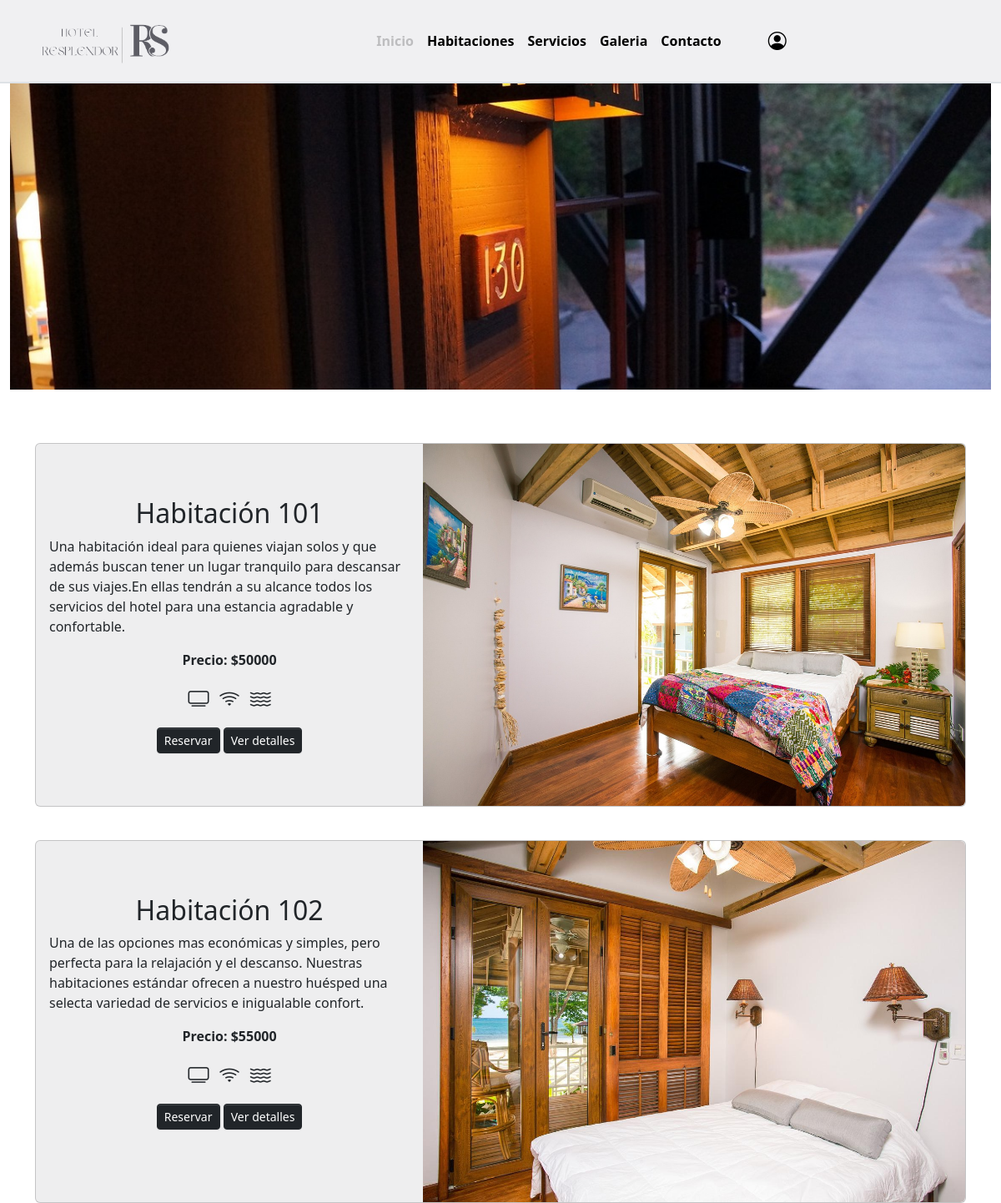
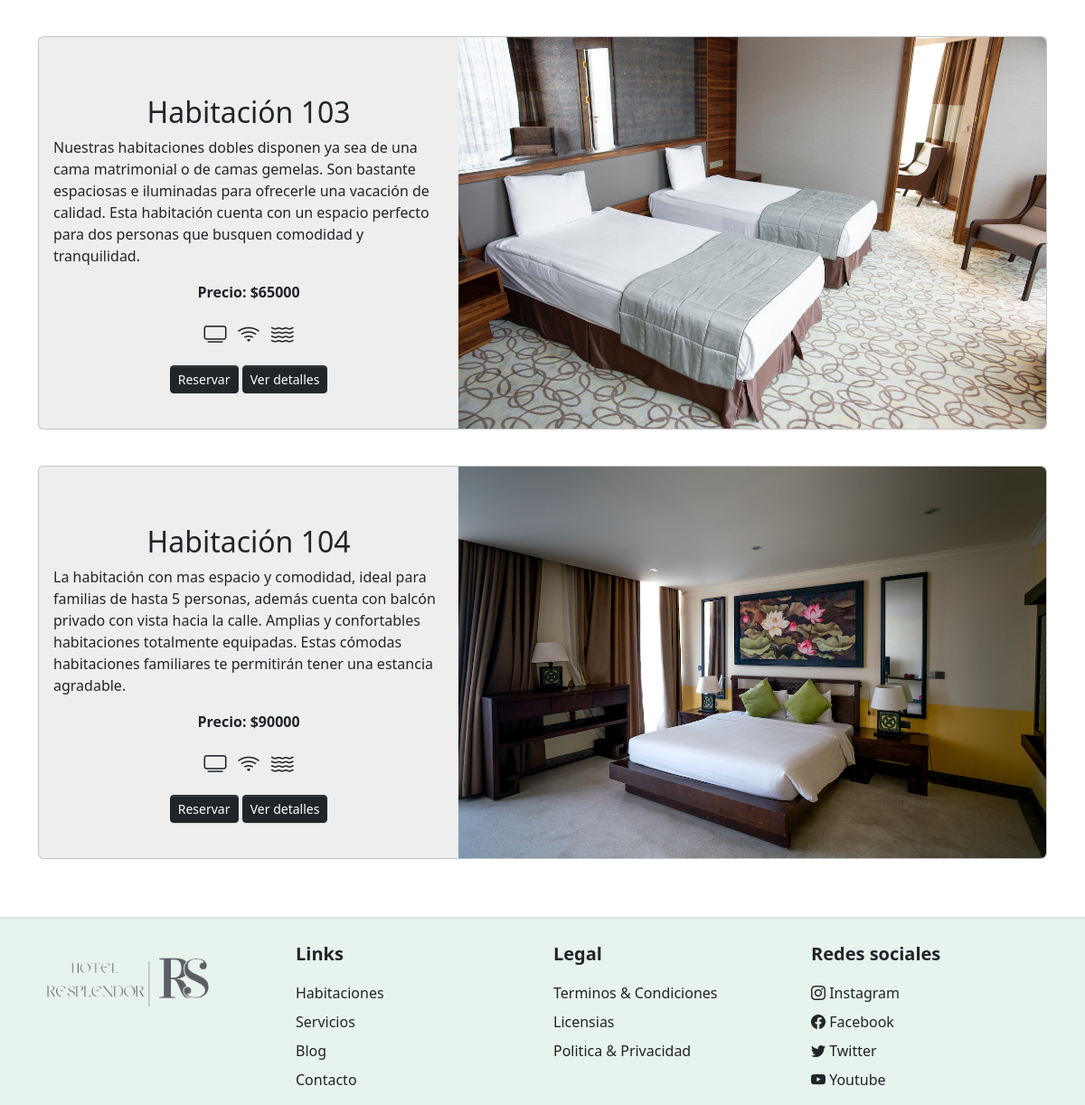
Page /vistas/habitaciones.php on the earlier database version (2 pictures, top to bottom).
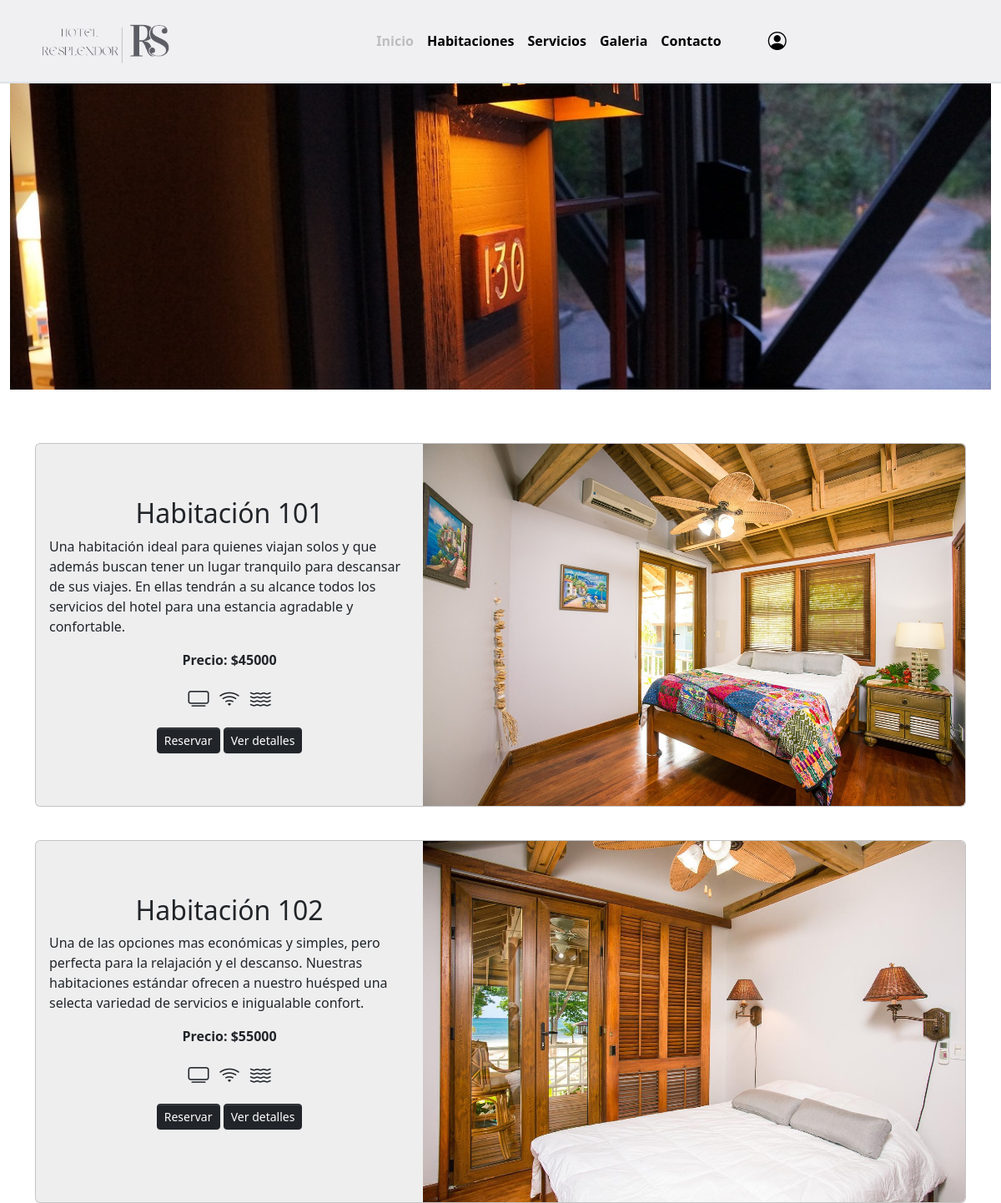
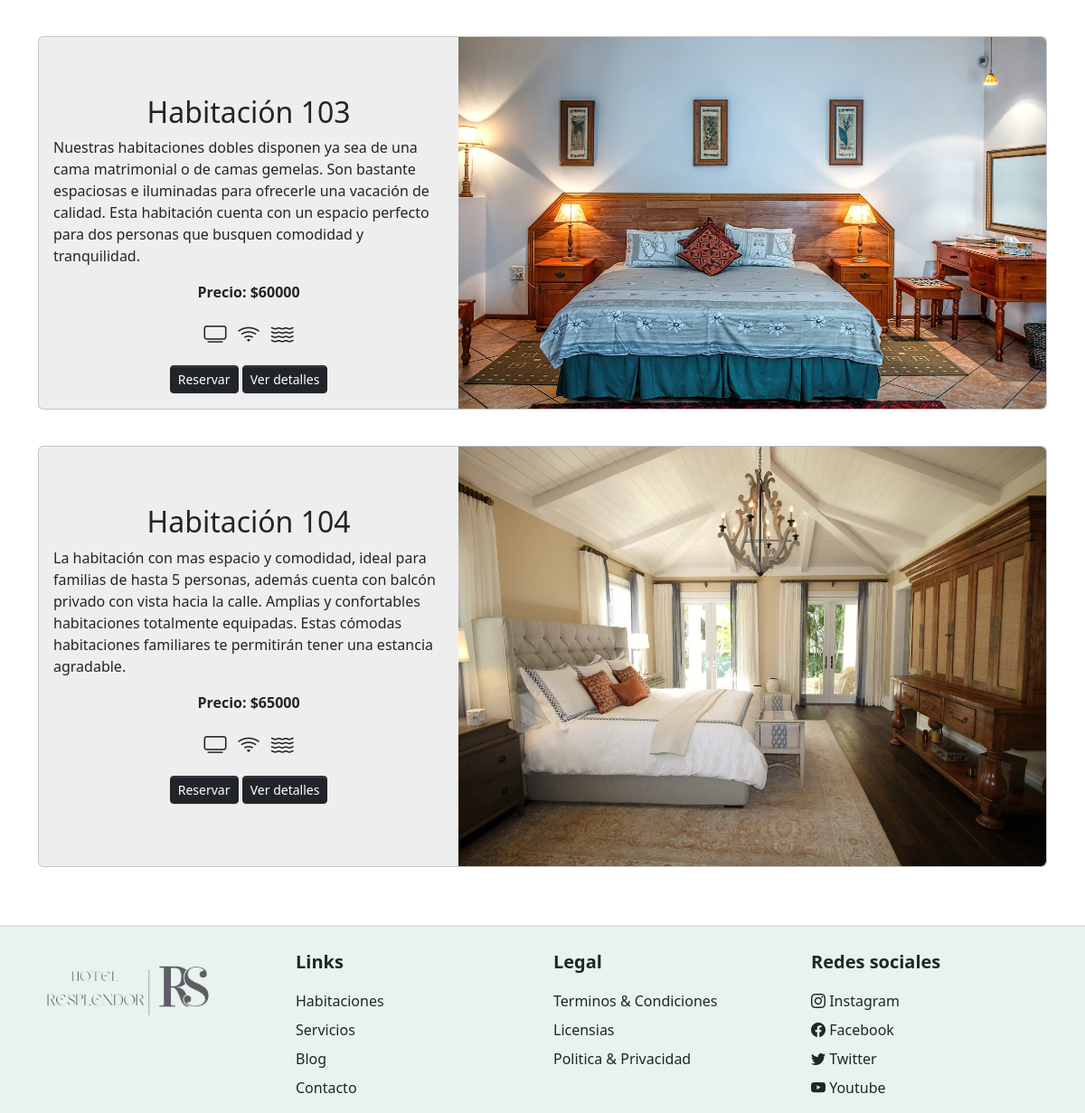
Same page on the later database version (2 pictures, top to bottom).
### tables this page shows
CREATE TABLE `habitacion` (
  `id_habitacion` int(6) NOT NULL,
  `id_tipo_habitacion` int(11) NOT NULL,
  `id_estado` int(11) NOT NULL,
  `nombre_habitacion` varchar(25) NOT NULL,
  `descripcion_habitacion` text NOT NULL,
  `cantidad_personas` varchar(25) NOT NULL,
  `precio_habitacion` int(11) NOT NULL,
  `imagen_habitacion` text NOT NULL
);

### vistas/habitaciones.php (the view, shortened to what this page needs)
<!DOCTYPE html>
<html>
    <head>
        <link rel="stylesheet" href="../css/custom.css">
        <link rel="stylesheet" href="../libs/bootstrap-icons/bootstrap-icons.css">
    </head>
    <body>
        <?php
        include '../modules/menu.php';
        ?>
        <div class="container-fluid text-center">
            <img src="../img/h6-2.jpg" alt="Habitaciones" class="img-fluid w-100"  >
            <div class="carousel-caption d-none d-md-block" id="carousel4">
                <h2 class="display-1 fw-semibold">Habitaciones</h2>
            </div>
        </div>
        <div class="container mt-5 mb-5">
            <div class="row g-2">
                <?php
                    $conexion = new Conexion();
                    $con = $conexion->conectarDB();
                    $sql = "SELECT * FROM HABITACION";
                    $resultset = $con->query($sql);
                    if($resultset->num_rows>0){
                        while($fila = $resultset->fetch_assoc()){
                            echo "<div class='col-lg-12 col-sm-12'>
                                    <div class='card bg-secondary bg-opacity-25 my-3' style='max-width: 1240px;'>
                                        <div class='row g-0'>
                                            <div class='col-md-5 order-sm-last order-lg-first'>
                                                <div class='card-body text-center mt-5'>
                                                    <h2 class='card-title'>".$fila["nombre_habitacion"]."</h2>
                                                        <p class='card-text text-start'>".$fila["descripcion_habitacion"]."</p>
                                                        <p class='fw-bold'>Precio: $".$fila["precio_habitacion"]."</p>
                                                        <i class='bi-tv' style='font-size:25px'></i>
                                                        <i class='bi-wifi ms-2' style='font-size:25px'></i>
                                                        <i class='bi-water ms-2' style='font-size:25px;'></i>
                                                        <div class='mt-3'>
                                                            <a class='btn btn-sm btn-dark' href='http://localhost/hotel/habitaciones/reservacion.php?id=".$fila['id_habitacion']."'>Reservar</a>
                                                            <a class='btn btn-sm btn-dark' type='button' href='http://localhost/hotel/habitaciones/habitacion.php?id=".$fila['id_habitacion']."'>Ver detalles</a>
                                                        </div>
                                                </div>
                                            </div>
                                            <div class='col-md-7 '>
                                                <img src='".$fila["imagen_habitacion"]."' class='img-fluid rounded-end'>
                                            </div>
                                        </div>
                                    </div>
                                </div>";
                        }
                    }
                ?>
            </div>
        </div>
            <?php
            include '../modules/footer.php';
            ?>
    </body>
</html>

### modules/menu.php (shortened to what this page needs)
<!DOCTYPE html>
<html>
    <head>
        <link rel="stylesheet" href="../css/custom.css">
        <link rel="stylesheet" href="../libs/bootstrap-icons/bootstrap-icons.css">
    </head>
    <body>
        <nav class="navbar navbar-expand-lg navbar-light bg-light border-2 border-bottom sticky-top">
            <div class="container">
                <a href="http://localhost/hotel/index.php" class="navbar-brand">
                    <img src="http://localhost/hotel/img/Logo1.png" alt="Logo hotel" style="max-width:170px">
                </a>
                <div class="collapse navbar-collapse justify-content-center " id="navbar">
                    <ul class="navbar-nav me-5">
                        <li class="nav-item">
                            <a class="nav-link active fw-semibold"  href="http://localhost/hotel/index.php">Inicio</a>
                        </li>
                        <li class="nav-item">
                            <a class="nav-link fw-semibold" href="http://localhost/hotel/vistas/habitaciones.php">Habitaciones</a>
                        </li>
                        <li class="nav-item">
                            <a class="nav-link fw-semibold" href="http://localhost/hotel/vistas/servicios.php">Servicios</a>
                        </li>
                        <li class="nav-item">
                            <a class="nav-link fw-semibold" href="#">Galeria</a>
                        </li>
                        <li class="nav-item">
                            <a class="nav-link fw-semibold" href="#">Contacto</a>
                        </li>
                    </ul>
                    <div>
                        <a href="http://localhost/hotel/user/registro.php"><i class="bi bi-person-circle text-black" style="font-size:22px;"></a></i>
                    </div>
                </div>
            </div>
        </nav>
    </body>

### modules/footer.php (shortened to what this page needs)
<!DOCTYPE html>
<html>
    <head>
        <link rel="stylesheet" href="../css/custom.css">
        <link rel="stylesheet" href="../libs/bootstrap-icons/bootstrap-icons.css">
    </head>
    <body>
        <footer class="border-top border-2 bg-success bg-opacity-10">
            <div class="container mt-4">
            <div class="row g-4">
                <div class="col-lg-3 col-12 justify-content-center">
                    <img src="http://localhost/hotel/img/Logo1.png" style="max-width:200px" alt="Logo hotel">
                    </div>
                    <div class="col-lg-3 col-6">
                    <p class="fs-5 fw-semibold">Links</p>
                    <ul class="list-unstyled">
                        <li class="mb-2">
                            <a href="http://localhost/hotel/vistas/habitaciones.php" style="text-decoration:none;" class="text-dark">Habitaciones</a>
                        </li>
                        <li class="mb-2">
                            <a href="http://localhost/hotel/vistas/servicios.php" style="text-decoration:none;" class="text-dark">Servicios</a>
                        </li>
                        <li class="mb-2">
                            <a href="#" style="text-decoration:none;" class="text-dark">Blog</a>
                        </li>
                        <li class="mb-2">
                            <a href="#" style="text-decoration:none;" class="text-dark" >Contacto</a>
                        </li>
                        </ul>
                    </div>
                    <div class="col-lg-3 col-6">
                    <p class="fs-5 fw-semibold">Legal</p>
                    <ul class="list-unstyled">
                        <li class="mb-2">
                        <a href="#" style="text-decoration:none;" class="text-dark">Terminos & Condiciones</a>
                        </li>
                        <li class="mb-2">
                        <a href="#" style="text-decoration:none;" class="text-dark">Licensias</a>
                        </li>
                        <li class="mb-2">
                        <a href="#" style="text-decoration:none;" class="text-dark">Politica & Privacidad</a>
                        </li>
                    </ul>
                    </div>
                    <div class="col-lg-3 col-6">
                    <p class="fs-5 fw-semibold">Redes sociales</p>
                    <ul class="list-unstyled">
                        <li class="mb-2">
                        <a href="#" style="text-decoration:none;" class="text-dark" ><i class="bi bi-instagram"></i> Instagram</a>
                        </li>
                        <li class="mb-2">
                        <a href="#" style="text-decoration:none;" class="text-dark" ><i class="bi bi-facebook"></i> Facebook</a>
                        </li>
                        <li class="mb-2">
                        <a href="#" style="text-decoration:none;" class="text-dark" ><i class="bi bi-twitter"></i> Twitter</a>
                        </li>
                        <li class="mb-2">
                        <a href="#" style="text-decoration:none;" class="text-dark" ><i class="bi bi-youtube"></i> Youtube</a>
                        </li>
                    </ul>
                    </div>
            </div>
            </div>
        </footer>
    </body>

Differences in the rows shown:
changed habitacion "Habitación 101": descripcion_habitacion "…para descansar de sus viajes.En ellas tendrán a su…" → "…para descansar de sus viajes. En ellas tendrán a su…"; precio_habitacion "50000" → "45000"
changed habitacion "Habitación 103": precio_habitacion "65000" → "60000"; imagen_habitacion: a different picture
changed habitacion "Habitación 104": precio_habitacion "90000" → "65000"; imagen_habitacion: a different picture
